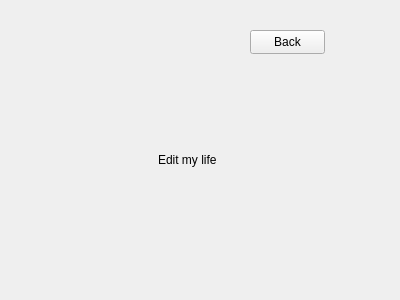
<?xml version="1.0" encoding="UTF-8"?>
<ui version="4.0">
 <class>Container</class>
 <widget class="QWidget" name="Container">
  <property name="geometry">
   <rect>
    <x>0</x>
    <y>0</y>
    <width>400</width>
    <height>300</height>
   </rect>
  </property>
  <property name="windowTitle">
   <string>Form</string>
  </property>
  <widget class="QPushButton" name="BackButton">
   <property name="geometry">
    <rect>
     <x>250</x>
     <y>30</y>
     <width>75</width>
     <height>24</height>
    </rect>
   </property>
   <property name="text">
    <string>Back</string>
   </property>
  </widget>
  <widget class="QLabel" name="label">
   <property name="geometry">
    <rect>
     <x>158</x>
     <y>150</y>
     <width>131</width>
     <height>20</height>
    </rect>
   </property>
   <property name="text">
    <string>Edit my life</string>
   </property>
  </widget>
 </widget>
 <resources/>
 <connections/>
</ui>
